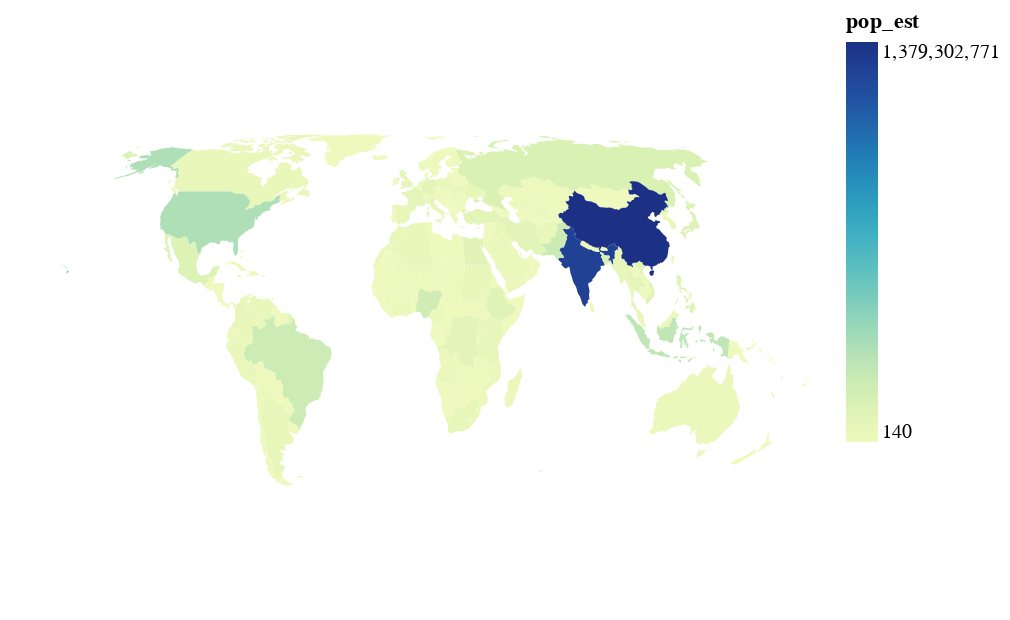

Notebook code for this chart:
### Markdown cell above
Note that altair does not, natively, respect the CRS of the passed geodataframe, but it *does* have a `project()` method for re-projecting. You can find a full list of supported [projections here](https://vega.github.io/vega-lite/docs/projection.html#projection-types). Pictures of all projects available a little down from this [link](https://github.com/d3/d3-geo#).

### Code cell
alt.Chart(world[world["name"] != "Antarctica"]).mark_geoshape().project(
    "equalEarth"
).encode(color="pop_est", tooltip=["name", "pop_est"])

### Figure 1 — Vega-Lite specification as saved in the notebook (floating-point values rounded to 4 significant figures; data arrays with more than 128 entries replaced by an {"elided": "..."} marker saying what was removed)
{"config": {"view": {"continuousWidth": 400, "continuousHeight": 300}}, "data": {"name": "data-3926eb90b9dfe965613259f24afafe81"}, "mark": "geoshape", "encoding": {"color": {"type": "quantitative", "field": "pop_est"}, "tooltip": [{"type": "nominal", "field": "name"}, {"type": "quantitative", "field": "pop_est"}]}, "projection": {"type": "equalEarth"}, "$schema": "https://vega.github.io/schema/vega-lite/v4.8.1.json", "datasets": {"data-3926eb90b9dfe965613259f24afafe81": {"elided": "176 records"}}}
